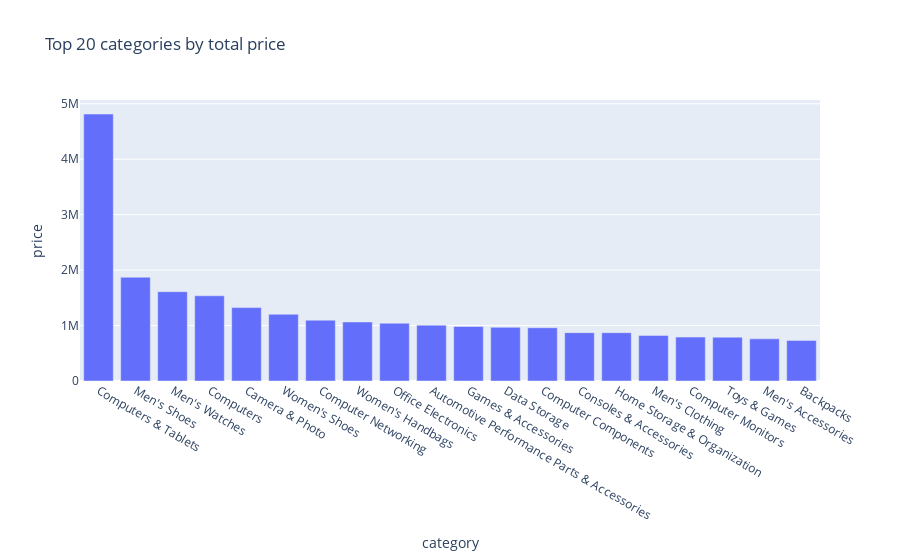

Notebook cell for this chart:
### Code cell
from plotly.express import bar
bar(data_frame=df[['category', 'price']].groupby(by=['category']).sum().reset_index().sort_values(by='price',ascending=False).head(n=20),
    x='category', y='price', title='Top 20 categories by total price')

### Figure 1 — Plotly figure (JSON) as saved in the notebook; plotly's stock layout.template omitted (floating-point values rounded to 4 significant figures)
{"data": [{"alignmentgroup": "True", "hovertemplate": "category=%{x}<br>price=%{y}<extra></extra>", "legendgroup": "", "marker": {"color": "#636efa", "pattern": {"shape": ""}}, "name": "", "offsetgroup": "", "orientation": "v", "showlegend": false, "textposition": "auto", "type": "bar", "x": ["Computers & Tablets", "Men's Shoes", "Men's Watches", "Computers", "Camera & Photo", "Women's Shoes", "Computer Networking", "Women's Handbags", "Office Electronics", "Automotive Performance Parts & Accessories", "Games & Accessories", "Data Storage", "Computer Components", "Consoles & Accessories", "Home Storage & Organization", "Men's Clothing", "Computer Monitors", "Toys & Games", "Men's Accessories", "Backpacks"], "xaxis": "x", "y": [4814000.0, 1872000.0, 1611000.0, 1537000.0, 1323000.0, 1204000.0, 1097000.0, 1065000.0, 1041000.0, 1007000.0, 983900.0, 967500.0, 960800.0, 872100.0, 871500.0, 822600.0, 792000.0, 789700.0, 760200.0, 732300.0], "yaxis": "y"}], "layout": {"barmode": "relative", "legend": {"tracegroupgap": 0}, "title": {"text": "Top 20 categories by total price"}, "xaxis": {"anchor": "y", "domain": [0, 1], "title": {"text": "category"}}, "yaxis": {"anchor": "x", "domain": [0, 1], "title": {"text": "price"}}}}
